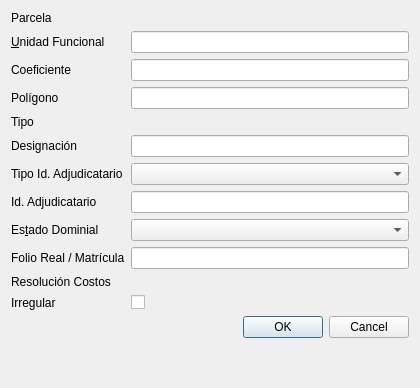
<?xml version="1.0" encoding="UTF-8"?>
<ui version="4.0">
 <class>Dialog</class>
 <widget class="QDialog" name="Dialog">
  <property name="geometry">
   <rect>
    <x>0</x>
    <y>0</y>
    <width>420</width>
    <height>388</height>
   </rect>
  </property>
  <property name="windowTitle">
   <string>Dialog</string>
  </property>
  <property name="sizeGripEnabled">
   <bool>false</bool>
  </property>
  <layout class="QFormLayout" name="formLayout_2">
   <item row="0" column="0">
    <widget class="QLabel" name="tipoLabel">
     <property name="text">
      <string>Parcela</string>
     </property>
    </widget>
   </item>
   <item row="0" column="1">
    <widget class="QgsRelationReferenceWidget" name="id_parcela">
     <property name="openFormButtonVisible">
      <bool>false</bool>
     </property>
    </widget>
   </item>
   <item row="1" column="0">
    <widget class="QLabel" name="oferenteLabel">
     <property name="toolTip">
      <string>&lt;html&gt;&lt;head/&gt;&lt;body&gt;&lt;p&gt;Identificador de la Unidad Funcional&lt;/p&gt;&lt;/body&gt;&lt;/html&gt;</string>
     </property>
     <property name="text">
      <string>&amp;Unidad Funcional</string>
     </property>
     <property name="buddy">
      <cstring>uf</cstring>
     </property>
    </widget>
   </item>
   <item row="1" column="1">
    <widget class="QLineEdit" name="uf">
     <property name="toolTip">
      <string>&lt;html&gt;&lt;head/&gt;&lt;body&gt;&lt;p&gt;Identificador de la Unidad Funcional&lt;/p&gt;&lt;/body&gt;&lt;/html&gt;</string>
     </property>
    </widget>
   </item>
   <item row="2" column="0">
    <widget class="QLabel" name="label">
     <property name="text">
      <string>Coeficiente</string>
     </property>
    </widget>
   </item>
   <item row="2" column="1">
    <widget class="QLineEdit" name="coefuf"/>
   </item>
   <item row="3" column="0">
    <widget class="QLabel" name="label_2">
     <property name="text">
      <string>Polígono</string>
     </property>
    </widget>
   </item>
   <item row="3" column="1">
    <widget class="QLineEdit" name="poligono"/>
   </item>
   <item row="4" column="0">
    <widget class="QLabel" name="label_3">
     <property name="text">
      <string>Tipo</string>
     </property>
    </widget>
   </item>
   <item row="4" column="1">
    <widget class="QgsRelationReferenceWidget" name="tipo"/>
   </item>
   <item row="5" column="0">
    <widget class="QLabel" name="designaciNLabel">
     <property name="text">
      <string>Designación</string>
     </property>
    </widget>
   </item>
   <item row="5" column="1">
    <widget class="QLineEdit" name="designacion"/>
   </item>
   <item row="6" column="0">
    <widget class="QLabel" name="folioRealLabel">
     <property name="text">
      <string>Tipo Id. Adjudicatario</string>
     </property>
    </widget>
   </item>
   <item row="7" column="0">
    <widget class="QLabel" name="dNIAdjudicatarioLabel">
     <property name="text">
      <string>Id. Adjudicatario</string>
     </property>
     <property name="buddy">
      <cstring>nro_adjudicatario</cstring>
     </property>
    </widget>
   </item>
   <item row="7" column="1">
    <widget class="QLineEdit" name="nro_adjudicatario"/>
   </item>
   <item row="8" column="0">
    <widget class="QLabel" name="estadoGestiNLabel">
     <property name="text">
      <string>Es&amp;tado Dominial</string>
     </property>
     <property name="buddy">
      <cstring>estado_dominial</cstring>
     </property>
    </widget>
   </item>
   <item row="8" column="1">
    <widget class="QComboBox" name="estado_dominial"/>
   </item>
   <item row="11" column="0">
    <widget class="QLabel" name="resoluciNCostosLabel">
     <property name="text">
      <string>Resolución Costos</string>
     </property>
    </widget>
   </item>
   <item row="11" column="1">
    <widget class="QgsRelationReferenceWidget" name="res_costos">
     <property name="openFormButtonVisible">
      <bool>false</bool>
     </property>
    </widget>
   </item>
   <item row="14" column="0" colspan="2">
    <widget class="QDialogButtonBox" name="buttonBox">
     <property name="orientation">
      <enum>Qt::Horizontal</enum>
     </property>
     <property name="standardButtons">
      <set>QDialogButtonBox::Cancel|QDialogButtonBox::Ok</set>
     </property>
    </widget>
   </item>
   <item row="6" column="1">
    <widget class="QComboBox" name="tipo_id_adjudicatario"/>
   </item>
   <item row="10" column="0">
    <widget class="QLabel" name="folioRealMatrCulaLabel">
     <property name="text">
      <string>Folio Real / Matrícula</string>
     </property>
    </widget>
   </item>
   <item row="10" column="1">
    <widget class="QLineEdit" name="frmat"/>
   </item>
   <item row="12" column="0">
    <widget class="QLabel" name="irregularLabel">
     <property name="text">
      <string>Irregular</string>
     </property>
    </widget>
   </item>
   <item row="12" column="1">
    <widget class="QCheckBox" name="irregular"/>
   </item>
  </layout>
 </widget>
 <customwidgets>
  <customwidget>
   <class>QgsRelationReferenceWidget</class>
   <extends>QWidget</extends>
   <header>qgsrelationreferencewidget.h</header>
  </customwidget>
 </customwidgets>
 <tabstops>
  <tabstop>uf</tabstop>
  <tabstop>nro_adjudicatario</tabstop>
  <tabstop>estado_dominial</tabstop>
 </tabstops>
 <resources/>
 <connections>
  <connection>
   <sender>buttonBox</sender>
   <signal>rejected()</signal>
   <receiver>Dialog</receiver>
   <slot>reject()</slot>
   <hints>
    <hint type="sourcelabel">
     <x>316</x>
     <y>260</y>
    </hint>
    <hint type="destinationlabel">
     <x>286</x>
     <y>274</y>
    </hint>
   </hints>
  </connection>
  <connection>
   <sender>buttonBox</sender>
   <signal>accepted()</signal>
   <receiver>Dialog</receiver>
   <slot>accept()</slot>
   <hints>
    <hint type="sourcelabel">
     <x>248</x>
     <y>254</y>
    </hint>
    <hint type="destinationlabel">
     <x>157</x>
     <y>274</y>
    </hint>
   </hints>
  </connection>
 </connections>
</ui>
